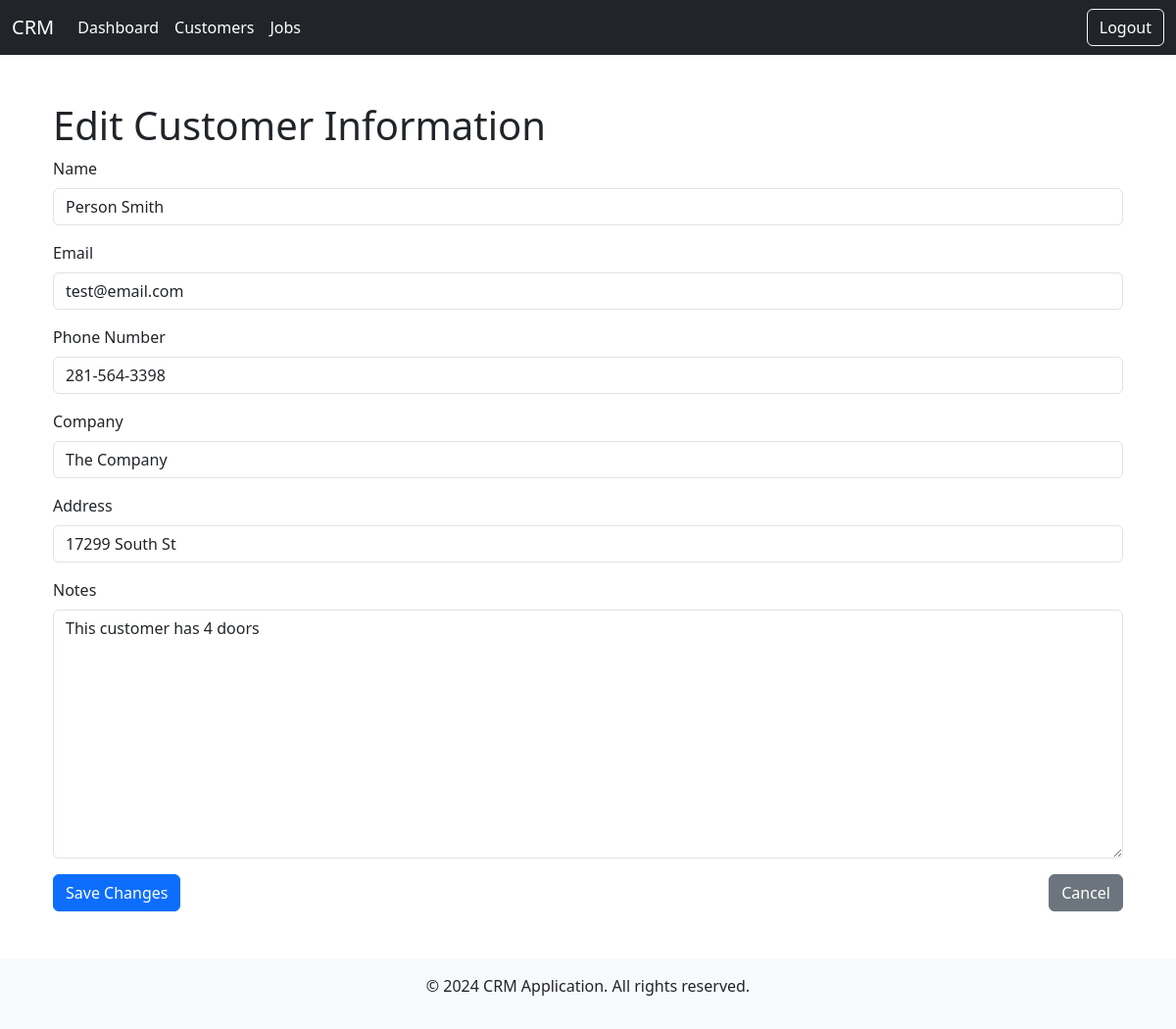
/customers/customers/10/edit (signed in), run on the app's committed database.
### customers/models.py (models this page shows, shortened)
class Customer(models.Model):
    team = models.ForeignKey(Team, related_name='customers', on_delete=models.CASCADE)
    name = models.CharField(max_length=255)
    email = models.EmailField()
    phone_number = models.CharField(max_length=20, blank=True, null=True)
    company = models.CharField(max_length=255, blank=True, null=True)
    address = models.CharField(max_length=255, blank=True, null=True)
    notes = models.TextField(blank=True, null=True)

### customers/views.py (the view)
# urls.py: path('customers/<int:customer_id>/edit', views.edit_customer, name='edit_customer'),
@login_required
def edit_customer(request, customer_id):
    customer = get_object_or_404(Customer, id=customer_id)
    user = request.user
    team = customer.team
    team_redirect(user, customer.team.id)
    try:
        team_member = TeamMember.objects.get(team=team, user=user)
        can_add_customer = team_member.access_level >= 2  # Only level 2 or higher can add customers
    except TeamMember.DoesNotExist:
        can_add_customer = False
    if request.method == 'POST' and can_add_customer:
        form = CustomerForm(request.POST, instance=customer)
        if form.is_valid():
            ActivityLog.objects.create(
                team_member=team_member,
                action='Edited Customer:',
                affected_object=f"{customer.name} (Customer)"
        )
            form.save()
            return redirect('customer_detail', customer_id=customer.id)
    else:
        form = CustomerForm(instance=customer)
    context = {'form' : form, 'customer' : customer, 'can_add_customer' : can_add_customer}
    return render(request, 'customers/edit_customer.html', context)

### customers/forms.py
class CustomerForm(forms.ModelForm):
    class Meta:
        model = Customer
        fields = ['name', 'email', 'phone_number', 'company', 'address', 'notes']

### context_processors.py (called while the page is built, shortened)
def access_level_context(request):
    return {}

### reports/templatetags/custom_filters.py (called while the page is built)
@register.filter
def add_class(field, css_class):
    return field.as_widget(attrs={"class": css_class})

### teams/views.py (called while the page is built)
def team_redirect(user, team_id):
    try:
        user_team = TeamMember.objects.get(user=user).team
    except TeamMember.DoesNotExist:
        raise PermissionDenied("You are not a member of any team.")
    if user_team.id != team_id:
        raise PermissionDenied("Access denied. You cannot view resources from other teams.")

### customers/templates/customers/edit_customer.html (shortened to what this page needs)
{% extends "base.html" %}
{% block content %}
{% load custom_filters %}
    <div class="container my-5">
        <h1>Edit Customer Information</h1>
        <form method="POST">
            <div class="mb-3">
                <label for="id_name" class="form-label">Name</label>
                {{ form.name|add_class:"form-control" }}
            </div>
            <div class="mb-3">
                <label for="id_email" class="form-label">Email</label>
                {{ form.email|add_class:"form-control" }}
            </div>
            <div class="mb-3">
                <label for="id_phone_number" class="form-label">Phone Number</label>
                {{ form.phone_number|add_class:"form-control" }}
            </div>
            <div class="mb-3">
                <label for="id_company" class="form-label">Company</label>
                {{ form.company|add_class:"form-control" }}
            </div>
            <div class="mb-3">
                <label for="id_address" class="form-label">Address</label>
                {{ form.address|add_class:"form-control" }}
            </div>
            <div class="mb-3">
                <label for="id_notes" class="form-label">Notes</label>
                {{ form.notes|add_class:"form-control" }}
            </div>
            <div class="d-flex justify-content-between">
                <button type="submit" class="btn btn-primary">Save Changes</button>
                <a href="{% url 'customer_detail' customer.id %}" class="btn btn-secondary">Cancel</a>
            </div>
        </form>
    </div>
{% endblock %}

### static/custom.css (style rules this page uses)
.navbar-brand, .nav-link, .btn { color: #ffffff !important; }

### data on the page
Customer: name "Person Smith", email "test@email.com", phone_number "281-564-3398", company "The Company", address "17299 South St", notes "This customer has 4 doors"

### other printed values
{{ current_year|default:2024 }} "2024"
